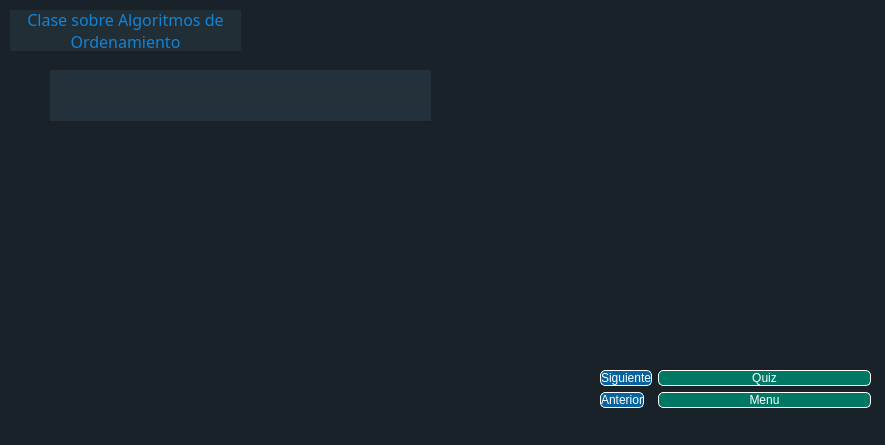
<?xml version="1.0" encoding="UTF-8"?>
<ui version="4.0">
 <class>Clase_Algoritmos</class>
 <widget class="QMainWindow" name="Clase_Algoritmos">
  <property name="geometry">
   <rect>
    <x>0</x>
    <y>0</y>
    <width>885</width>
    <height>445</height>
   </rect>
  </property>
  <property name="minimumSize">
   <size>
    <width>885</width>
    <height>445</height>
   </size>
  </property>
  <property name="maximumSize">
   <size>
    <width>885</width>
    <height>445</height>
   </size>
  </property>
  <property name="windowTitle">
   <string>MainWindow</string>
  </property>
  <property name="styleSheet">
   <string notr="true">background-color: rgb(25, 34, 41);
</string>
  </property>
  <property name="toolButtonStyle">
   <enum>Qt::ToolButtonIconOnly</enum>
  </property>
  <property name="animated">
   <bool>true</bool>
  </property>
  <property name="dockOptions">
   <set>QMainWindow::AllowTabbedDocks|QMainWindow::AnimatedDocks|QMainWindow::VerticalTabs</set>
  </property>
  <property name="unifiedTitleAndToolBarOnMac">
   <bool>false</bool>
  </property>
  <widget class="QWidget" name="centralwidget">
   <widget class="QLabel" name="label">
    <property name="geometry">
     <rect>
      <x>10</x>
      <y>10</y>
      <width>231</width>
      <height>41</height>
     </rect>
    </property>
    <property name="font">
     <font>
      <family>Arial Rounded MT Bold</family>
      <pointsize>12</pointsize>
     </font>
    </property>
    <property name="styleSheet">
     <string notr="true">background-color: rgb(33, 46, 54);
border-top-color: rgb(42, 59, 71);
border-right-color: rgb(42, 59, 71);
border-buttom-color: rgb(42, 59, 71);
border-left-color: rgb(42, 59, 71);
color: rgb(16, 131, 214);
</string>
    </property>
    <property name="text">
     <string>Clase sobre Algoritmos de Ordenamiento</string>
    </property>
    <property name="alignment">
     <set>Qt::AlignCenter</set>
    </property>
    <property name="wordWrap">
     <bool>true</bool>
    </property>
   </widget>
   <widget class="QLabel" name="label_2">
    <property name="geometry">
     <rect>
      <x>380</x>
      <y>10</y>
      <width>61</width>
      <height>21</height>
     </rect>
    </property>
    <property name="styleSheet">
     <string notr="true">
border-top-color: rgb(42, 59, 71);
border-right-color: rgb(42, 59, 71);
border-buttom-color: rgb(42, 59, 71);
border-left-color: rgb(42, 59, 71);
color: rgb(200, 205, 192);
</string>
    </property>
    <property name="text">
     <string/>
    </property>
   </widget>
   <widget class="QLabel" name="iD">
    <property name="geometry">
     <rect>
      <x>260</x>
      <y>10</y>
      <width>131</width>
      <height>21</height>
     </rect>
    </property>
    <property name="styleSheet">
     <string notr="true"/>
    </property>
    <property name="text">
     <string/>
    </property>
    <property name="scaledContents">
     <bool>true</bool>
    </property>
   </widget>
   <widget class="QLabel" name="imagen">
    <property name="geometry">
     <rect>
      <x>480</x>
      <y>40</y>
      <width>391</width>
      <height>291</height>
     </rect>
    </property>
    <property name="styleSheet">
     <string notr="true"/>
    </property>
    <property name="text">
     <string/>
    </property>
    <property name="scaledContents">
     <bool>true</bool>
    </property>
    <property name="wordWrap">
     <bool>true</bool>
    </property>
   </widget>
   <widget class="QLabel" name="texto">
    <property name="geometry">
     <rect>
      <x>10</x>
      <y>130</y>
      <width>461</width>
      <height>291</height>
     </rect>
    </property>
    <property name="font">
     <font>
      <pointsize>12</pointsize>
     </font>
    </property>
    <property name="styleSheet">
     <string notr="true">
border-top-color: rgb(42, 82, 158);
border-right-color:rgb(42, 82, 158);
border-buttom-color: rgb(42, 59, 71);
border-left-color: rgb(42, 82, 158);
color: rgb(200, 205, 192);
</string>
    </property>
    <property name="text">
     <string/>
    </property>
    <property name="scaledContents">
     <bool>true</bool>
    </property>
    <property name="alignment">
     <set>Qt::AlignJustify|Qt::AlignVCenter</set>
    </property>
    <property name="wordWrap">
     <bool>true</bool>
    </property>
   </widget>
   <widget class="QLabel" name="questionLabel">
    <property name="geometry">
     <rect>
      <x>50</x>
      <y>70</y>
      <width>381</width>
      <height>51</height>
     </rect>
    </property>
    <property name="font">
     <font>
      <family>Arial Rounded MT Bold</family>
      <pointsize>16</pointsize>
      <bold>false</bold>
     </font>
    </property>
    <property name="styleSheet">
     <string notr="true">background-color: rgb(33, 46, 54);
background-color: rgb(36, 49, 59);
border-top-color: rgb(42, 59, 71);
border-right-color: rgb(42, 59, 71);
border-buttom-color: rgb(42, 59, 71);
border-left-color: rgb(42, 59, 71);
color: rgb(16, 131, 214);
</string>
    </property>
    <property name="text">
     <string/>
    </property>
    <property name="scaledContents">
     <bool>true</bool>
    </property>
    <property name="alignment">
     <set>Qt::AlignCenter</set>
    </property>
    <property name="wordWrap">
     <bool>true</bool>
    </property>
   </widget>
   <widget class="QWidget" name="formLayoutWidget">
    <property name="geometry">
     <rect>
      <x>600</x>
      <y>370</y>
      <width>271</width>
      <height>51</height>
     </rect>
    </property>
    <layout class="QFormLayout" name="formLayout">
     <item row="0" column="1">
      <widget class="QPushButton" name="irQuiz1">
       <property name="styleSheet">
        <string notr="true">border-style: solid;
border-width: 1px;
;
background-color: rgb(0, 120, 100);
color: rgb(255, 255, 255);
border-radius: 5px;
</string>
       </property>
       <property name="text">
        <string>Quiz</string>
       </property>
       <property name="icon">
        <iconset resource="imagenes.qrc">
         <normaloff>:/images/images/quiz.png</normaloff>:/images/images/quiz.png</iconset>
       </property>
       <property name="checkable">
        <bool>false</bool>
       </property>
      </widget>
     </item>
     <item row="1" column="1">
      <widget class="QPushButton" name="botonVolver">
       <property name="autoFillBackground">
        <bool>false</bool>
       </property>
       <property name="styleSheet">
        <string notr="true">border-style: solid;
border-width: 1px;
;
background-color: rgb(0, 120, 100);
color: rgb(255, 255, 255);
border-radius: 5px;

</string>
       </property>
       <property name="text">
        <string>Menu</string>
       </property>
       <property name="icon">
        <iconset resource="imagenes.qrc">
         <normaloff>:/images/images/Menu.png</normaloff>:/images/images/Menu.png</iconset>
       </property>
       <property name="iconSize">
        <size>
         <width>16</width>
         <height>16</height>
        </size>
       </property>
       <property name="checkable">
        <bool>false</bool>
       </property>
       <property name="checked">
        <bool>false</bool>
       </property>
       <property name="autoDefault">
        <bool>false</bool>
       </property>
       <property name="default">
        <bool>false</bool>
       </property>
       <property name="flat">
        <bool>false</bool>
       </property>
      </widget>
     </item>
     <item row="1" column="0">
      <widget class="QPushButton" name="BotonAnterior">
       <property name="styleSheet">
        <string notr="true">border-style: solid;
border-width: 1px;
;
background-color: rgb(129, 120, 255);
background-color: rgb(255, 176, 248);
color: rgb(255, 255, 255);
background-color: rgb(7, 99, 157);
border-radius: 5px;
</string>
       </property>
       <property name="text">
        <string>Anterior</string>
       </property>
       <property name="icon">
        <iconset resource="imagenes.qrc">
         <normaloff>:/images/images/Anterior.png</normaloff>:/images/images/Anterior.png</iconset>
       </property>
       <property name="checkable">
        <bool>false</bool>
       </property>
      </widget>
     </item>
     <item row="0" column="0">
      <widget class="QPushButton" name="BotonSiguiente">
       <property name="styleSheet">
        <string notr="true">border-style: solid;
border-width: 1px;
;
background-color: rgb(129, 120, 255);
background-color: rgb(255, 176, 248);
color: rgb(255, 255, 255);
background-color: rgb(7, 99, 157);
border-radius: 5px;

</string>
       </property>
       <property name="text">
        <string>Siguiente</string>
       </property>
       <property name="icon">
        <iconset resource="imagenes.qrc">
         <normaloff>:/images/images/Siguiente.png</normaloff>:/images/images/Siguiente.png</iconset>
       </property>
       <property name="checkable">
        <bool>false</bool>
       </property>
      </widget>
     </item>
    </layout>
   </widget>
  </widget>
  <widget class="QStatusBar" name="statusbar"/>
 </widget>
 <resources>
  <include location="imagenes.qrc"/>
 </resources>
 <connections/>
</ui>
